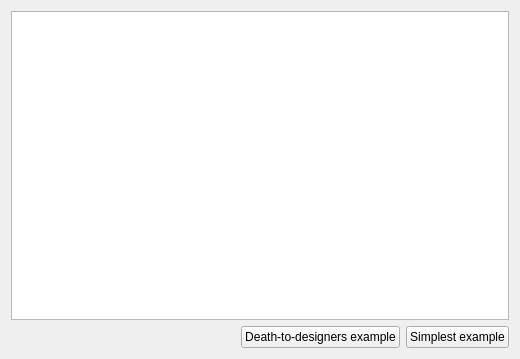
<?xml version="1.0" encoding="UTF-8"?>
<ui version="4.0">
 <class>Widget</class>
 <widget class="QWidget" name="Widget">
  <property name="geometry">
   <rect>
    <x>0</x>
    <y>0</y>
    <width>520</width>
    <height>359</height>
   </rect>
  </property>
  <property name="windowTitle">
   <string>Table Print Example</string>
  </property>
  <layout class="QVBoxLayout" name="verticalLayout">
   <item>
    <widget class="QTableView" name="tableView"/>
   </item>
   <item>
    <layout class="QHBoxLayout" name="horizontalLayout">
     <item>
      <spacer name="horizontalSpacer">
       <property name="orientation">
        <enum>Qt::Horizontal</enum>
       </property>
       <property name="sizeHint" stdset="0">
        <size>
         <width>40</width>
         <height>20</height>
        </size>
       </property>
      </spacer>
     </item>
     <item>
      <widget class="QPushButton" name="pushButton_2">
       <property name="text">
        <string>Death-to-designers example</string>
       </property>
      </widget>
     </item>
     <item>
      <widget class="QPushButton" name="pushButton">
       <property name="text">
        <string>Simplest example</string>
       </property>
      </widget>
     </item>
    </layout>
   </item>
  </layout>
 </widget>
 <layoutdefault spacing="6" margin="11"/>
 <resources/>
 <connections/>
</ui>
